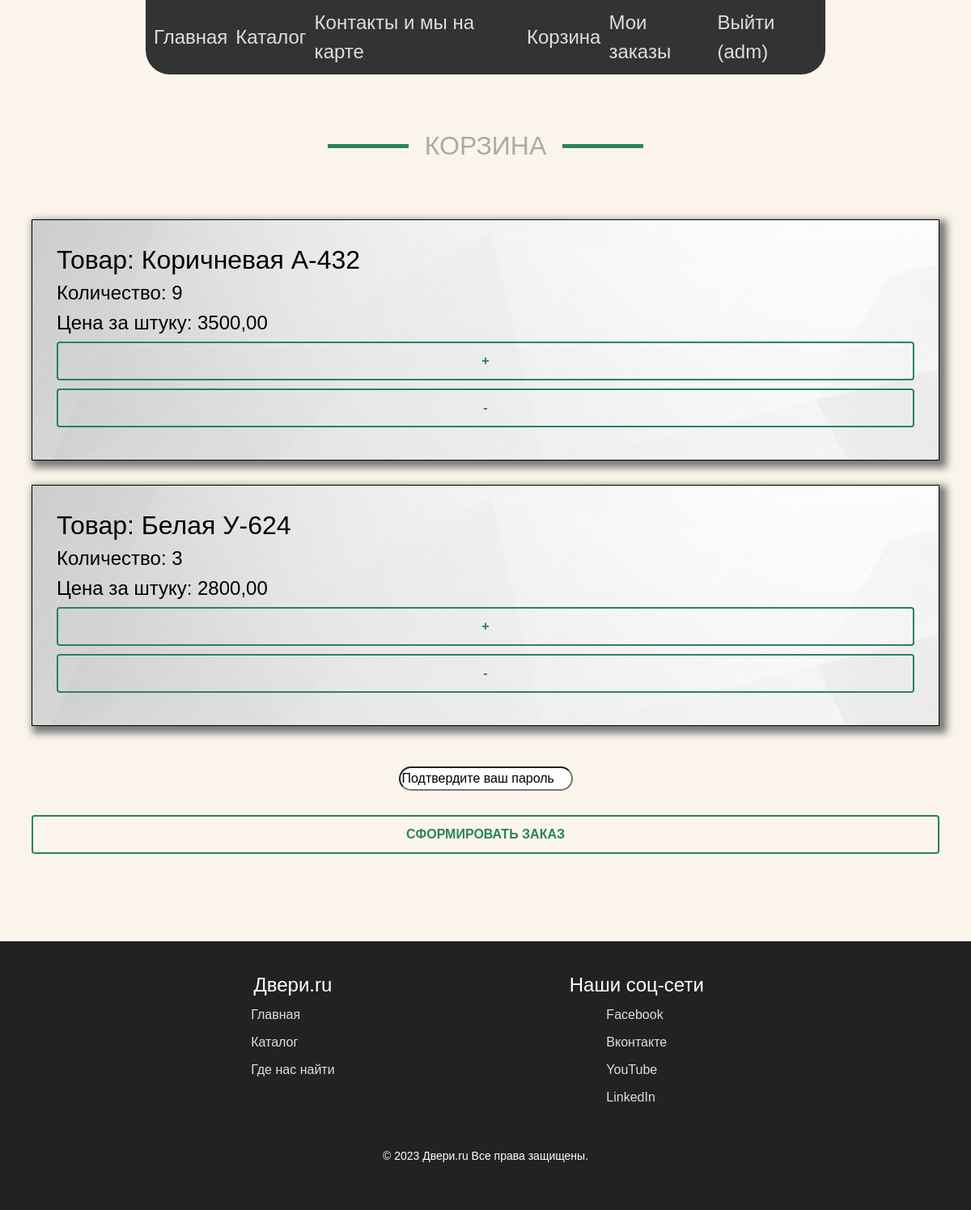
The page /cart (signed in) on the database its author committed.
### demo/models.py (models this page shows, shortened)
class User(AbstractUser):
    name = models.CharField(max_length=254, verbose_name='Имя', blank=False)
    surname = models.CharField(max_length=254, verbose_name='Фамилия', blank=False)
    patronymic = models.CharField(max_length=254, verbose_name='Отчство', blank=True)
    username = models.CharField(max_length=254, verbose_name='Логин', unique=True, blank=False)
    email = models.CharField(max_length=254, verbose_name='Почта', unique=True, blank=False)
    password = models.CharField(max_length=254, verbose_name='Пароль', unique=True, blank=False)
    role = models.CharField(max_length=254, verbose_name='Роль',
                            choices=(('admin', 'Администратор'), ('user', 'Пользователь')), default='user')
    USERNAME_FILD = 'username'

class Cart(models.Model):
    count = models.IntegerField(verbose_name='Кол-во', blank=False, default=0)
    product = models.ForeignKey('Product', verbose_name='Продукта', on_delete=models.CASCADE)
    user = models.ForeignKey('User', verbose_name='Пользователя', on_delete=models.CASCADE)

class Product(models.Model):
    name = models.CharField(max_length=254, verbose_name='Имя', blank=False)
    date = models.DateTimeField( verbose_name='дата обновления', auto_now_add=True)
    photo_file = models.ImageField(max_length=254, upload_to=get_name_file,
                                   blank=True, null=True,
                                   validators=[FileExtensionValidator(allowed_extensions=['png','jpg','jpeg'])])
    year = models.IntegerField(verbose_name='Год производства', blank=True)
    coutry = models.CharField(max_length=254, verbose_name='Страна производства', blank=True)
    price = models.DecimalField(verbose_name='Стоимость', max_digits=10, decimal_places=2, blank=False,
                                     default=0.00)
    count = models.IntegerField(verbose_name='Количество', blank=False, default=0)
    category = models.ForeignKey('Category', verbose_name='Категория', on_delete=models.CASCADE)

### demo/views.py (the view)
# urls.py: path('cart', cart, name='cart'),
@login_required
def cart(request):
    cart_items = request.user.cart_set.all()
    return render(request, 'demo/cart.html',
                  context={'cart_items': cart_items,})

### templates/demo/cart.html (shortened to what this page needs)
{% extends "index.html" %}
{% block content %}
<div class="popular">
    <div class="container">
        <div class="row popular-title">
            <h2>Корзина</h2>
        </div>
        </div>
        <div class=" ">
         {% if cart_items %}
            {% for item in cart_items %}
            <div class="order_list" style="background-image: url(files/background.jpg); ">
                    <h2>Товар: {{ item.product.name }}</h2>
                    <h4>Количество: <span>{{ item.count }}</span></h4>
                    <h4>Цена за штуку: {{ item.product.price }}</h4>
                    <button class="btn" onclick="toCart(this,{{ item.product.pk }})">+</button>
                    <button class="btn" onclick="remoteFromCart(this,{{ item.pk }})">-</button>
            </div>
            {% endfor %}
        <div style="display: flex; flex-direction: column; align-items: center; margin-top:50px;">
            <input class="form-input_m" type="password" value="" name="password" placeholder="Подтвердите ваш пароль">
            <button style="margin-top:30px; width: 100%;" class="btn" id="by_order">Сформировать заказ</button>
           </div>
        {% else %}
        <p>Корзина пуста</p>
        {% endif %}
{% endblock %}

### templates/index.html (shortened to what this page needs)
<!doctype html>
<html lang="ru">
<head>
    {% load static %}
    <link rel="stylesheet" href="{% static 'css/bootstrap.min.css' %}">
    <link rel="stylesheet" href="{% static 'css/main.css' %}">
</head>
<body>
 <nav class=" app_main  fixed-top" >
         {% block sidebar %}
         <ul class=" header">
                 <a class="logo" style="text-decoration: none;" href="{% url 'about' %}">Главная</a>
                 <a class="logo" style="text-decoration: none;" href="{% url 'catalog' %}">Каталог</a>
                 <a class="logo" style="text-decoration: none;" href="{% url 'contact' %}">Контакты и мы на карте</a>
                 {% if user.is_authenticated %}
                 <a class="logo" style="text-decoration: none;" href="{% url 'cart' %}">Корзина</a>
                 <a class="logo" style="text-decoration: none;" href="{% url 'orders' %}">Мои заказы</a>
                 <a class="logo" style="text-decoration: none;" href="{% url 'logout' %}">Выйти ({{ user.username }})</a>
           {% else %}
                 <a class="logo" style="text-decoration: none;" href="{% url 'login' %}">Войти</a>
                 <a class="logo" style="text-decoration: none;" href="{% url 'register' %}">Регистрация</a>
           {% endif %}
         </ul>
         {% endblock %}
 </nav>
         <main role="main" class="container">
             <div class="starter-template">
                 {% block content %}{% endblock %}
             </div>
         </main>
         <footer>
            <div class="footer-links">
                <div class="container2">
                    <div class="footer-section">
                        <h3 class="footer-section-title">Двери.ru</h3>
                        <ul>
                            <li><a class="logo2" style="text-decoration: none;" href="{% url 'about' %}">Главная</a></li>
                                <li><a class="logo2" style="text-decoration: none;" href="{% url 'catalog' %}">Каталог</a></li>
                                    <li><a class="logo2" style="text-decoration: none;" href="{% url 'contact' %}">Где нас найти</a>  </li>
                        </ul>
                    </div>
                </div>
                <div class="container2">
                    <div class="footer-section">
                        <h3 class="footer-section-title">Наши cоц-сети</h3>
                        <ul>
                            <li><a class="logo2" href="#">Facebook</a></li>
                            <li><a class="logo2" href="#">Вконтакте</a></li>
                            <li><a class="logo2" href="#">YouTube</a></li>
                            <li><a class="logo2" href="#">LinkedIn</a></li>
                        </ul>
                    </div>
                </div>
            </div>
            <div class="footer-bottom">
                <p>&copy; 2023 Двери.ru Все права защищены.</p>
            </div>
        </footer>
</body>
</html>

### demo/static/css/main.css (style rules this page uses)
.order_list { padding: 30px; background-color: #b8b4b4; display: flex; flex-direction: column; border: 1px solid black; box-shadow: 5px 5px 9px 4px #797979; margin-top: 30px; }
.form-input_m { border-radius: 30px; }
.form-input_m::placeholder { color: black; }
.header { background-color: #333; padding: 10px 0; margin-bottom: 40px; width: 70%; display: flex; flex-direction: row; justify-content: space-around; align-items: center; border-radius: 0px 0px 30px 30px; }
.logo2 { position: relative; color: #ddd; cursor: pointer; transition: ease-in 0.3s; }
.logo2::before { content: ""; width: 0; position: absolute; bottom: -5px; left: 0; height: 1px; background: #ffffff; transition: ease-in 0.3s; }
.logo { position: relative; color: #ddd; font-size: 24px; cursor: pointer; margin-left: 10px; text-decoration: none; transition: ease-in 0.3s; }
.logo::before { content: ""; width: 0; position: absolute; bottom: -5px; left: 0; height: 1px; background: #ffffff; transition: ease-in 0.3s; }
footer { background-color: #222; color: #fff; padding: 40px; width: 100%; }
.footer-links { display: flex; justify-content: space-evenly; margin-bottom: 40px; }
.footer-section { flex: 1; margin-right: 20px; display: flex; flex-direction: column; align-items: center; }
.footer-section-title { font-size: 24px; margin-bottom: 10px; }
ul { list-style: none; margin: 0; padding: 0; }
ul li { margin-bottom: 10px; }
ul li a { color: #fff; text-decoration: none; }
.footer-bottom { text-align: center; font-size: 14px; }
.app_main { display: flex; flex-direction: column; justify-content: center; align-items: center; }
body { padding-top: 5rem; background-color: #fbf4eb; }
.starter-template { padding: 3rem 1.5rem; }
:root { --text-dark: #222; --text-light: #fff; --text-accent: #298360; --text-danger: #f00; --text-small: #aaa; }
* { box-sizing: border-box; }
body { margin: 0; font-family: sans-serif; color: var(--text-main); }
input, textarea { font-family: sans-serif; }
.container { margin: 0 auto; max-width: 1200px; width: 100%; }
.row { padding: 0 15px; display: flex; flex-wrap: wrap; align-items: center; justify-content: space-between; }
.header { min-height: 20px; background-repeat: no-repeat; background-position: top center; background-size: contain; }
.header-inner h2, .popular-title h2 { color: var(--text-small); text-transform: uppercase; justify-content: center; display: flex; align-items: center; }
.header-inner h2:before, .header-inner h2:after, .popular-title h2:before, .popular-title h2:after { display: block; content: ''; width: 100px; height: 5px; background-color: var(--text-accent); margin: 20px; }
.door a, .btn { cursor: pointer; display: block; margin: 0px 0 10px 0; text-transform: uppercase; text-decoration: none; color: var(--text-accent); border: 2px solid var(--text-accent); padding: 10px; transition: 0.2s; }
.btn { background-color: transparent; display: inline-block; text-align: center; font-weight: bold; }
.popular { background-size: cover; padding-bottom: 50px; }
.popular-title { justify-content: center; padding: 30px 0; }

### rows shown on the page
User: username "adm"
Cart: product.name "Коричневая А-432", count "9", product.price "3500,00"
Cart: product.name "Белая У-624", count "3", product.price "2800,00"
